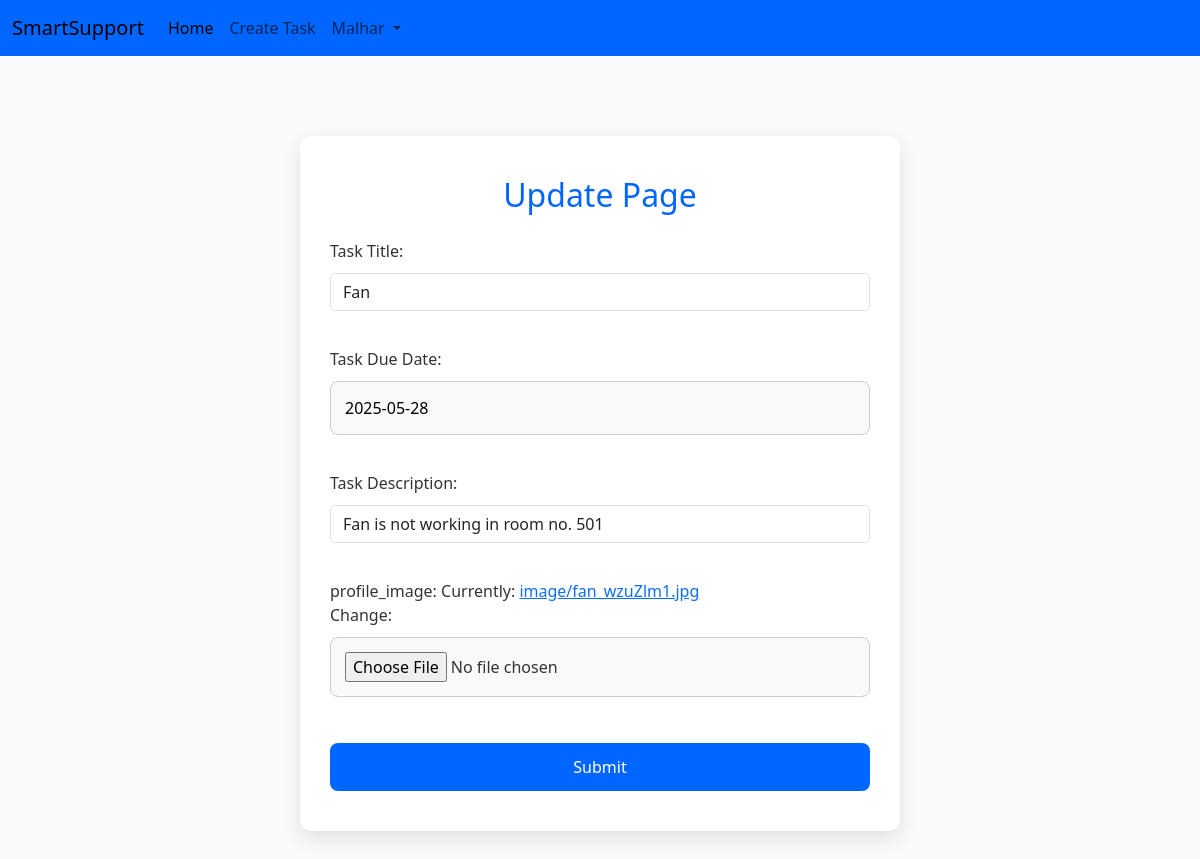
The app's page /updatetask/32 (signed in) with its own data.
### myapp/models.py (models this page shows)
class TaskDetail(models.Model):
    TASK_TITLE=models.CharField(max_length=100)
    TASK_CREATED=models.ForeignKey(User,related_name='CREATED_BY',on_delete=models.CASCADE,null=True)
    TASK_CLOSED=models.ForeignKey(User,related_name='CLOSED_BY',on_delete=models.CASCADE,null=True)
    TASK_CREATED_ON=models.DateField(auto_now_add=True,null=True)
    TASK_CLOSED_ON=models.DateField(null=True)
    TASK_DUE_DATE=models.DateField()
    TASK_DESCRIPTION=models.CharField(max_length=300)
    choice=[('Open','Open'),('Inprocess','Inprocess'),('Closed','Closed'),('Reopen','Reopen'),('Expired','Expired'),('Resolved','Resolved')]
    TASK_STATUS=models.CharField(max_length=100,choices=choice,default='Open')
    TASK_HOLDER=models.CharField(max_length=100,null=True)
    profile_image= models.ImageField(null=True,blank=True,upload_to="image/")

### myapp/views.py (the view)
# urls.py: path('updatetask/<int:pk>', views.updatetask,name='updatetask'),
def updatetask(request,pk):
    if request.user.is_authenticated:
        TaskDatas=TaskDetail.objects.get(id=pk)
        form=TaskDetailForm(request.POST or None,request.FILES or None,instance=TaskDatas)
        if form.is_valid():
            form.save()
            messages.success(request,"Task Updated succesfully.....")
            return redirect('base')
        return render(request,'Updatetask.html',{'form':form})
    else:
       messages.success(request,"You must have to login to update task!")
       return redirect('login')

### myapp/forms.py
class TaskDetailForm(forms.ModelForm):
    TASK_TITLE=forms.CharField(label='Task Title',widget=forms.TextInput(attrs={'class':'form-control'}))
    TASK_DUE_DATE=forms.DateField(label='Task Due Date')
    TASK_DESCRIPTION=forms.CharField(label='Task Description',widget=forms.TextInput(attrs={'class':'form-control'}))
    profile_image=forms.ImageField(label="profile_image")
    class Meta:
        model=TaskDetail
        fields=('TASK_TITLE','TASK_DUE_DATE','TASK_DESCRIPTION','profile_image')

### myapp/TEMPLATES/Updatetask.html (shortened to what this page needs)
{% extends 'Base.html' %}
{% block content %}
<div class="update-container">
    <h1>Update Page</h1>
    <form action="" method="post" enctype="multipart/form-data">
        {{ form.as_p }}
        <button type="submit">Submit</button>
    </form>
</div>
{% endblock %}

### myapp/TEMPLATES/Navbar.html (shortened to what this page needs)
<nav class="navbar navbar-expand-lg" style="background-color: #0066ff;">
    <div class="container-fluid">
      <a class="navbar-brand" href="#">SmartSupport</a>
      <div class="collapse navbar-collapse" id="navbarSupportedContent">
        <ul class="navbar-nav me-auto mb-2 mb-lg-0">
          <li class="nav-item">
            <a class="nav-link active" aria-current="page" href="{% url 'base' %}">Home</a>
          </li>
          {% if not request.user.is_authenticated %}
            <li class="nav-item">
              <a class="nav-link" href="{% url 'login' %}">Login</a>
            </li>
            <li class="nav-item">
              <a class="nav-link" href="{% url 'register' %}">Register</a>
            </li>
          {% else %}
            <li class="nav-item">
              <a class="nav-link" href="{% url 'taskdetails' %}">Create Task</a>
            </li>
            <li class="nav-item dropdown">
              <a class="nav-link dropdown-toggle" href="#" role="button" data-bs-toggle="dropdown" aria-expanded="false">
                {{ request.user.username|capfirst }}
              </a>
            </li>
          {% endif %}
        </ul>
      </div>
    </div>
  </nav>

### myapp/TEMPLATES/Updatetask.html (style rules this page uses)
:root { --primary-color: #0066ff; --primary-hover: #0052cc; --primary-active: #0041a3; --background: #f9fafb; --form-bg: #ffffff; --input-border: #ccc; --input-bg: #f9f9f9; --text-color: #333; }
body { background-color: var(--background); font-family: 'Poppins', 'Segoe UI', Tahoma, Geneva, Verdana, sans-serif; color: var(--text-color); }
.update-container { max-width: 600px; margin: 80px auto; padding: 40px 30px; background-color: var(--form-bg); border-radius: 12px; box-shadow: 0 8px 20px rgba(0, 0, 0, 0.1); animation: fadeIn 0.6s ease; }
.update-container h1 { text-align: center; margin-bottom: 25px; color: var(--primary-color); font-size: 2rem; }
form { display: flex; flex-direction: column; }
form input, form select, form textarea { width: 100%; padding: 14px; margin: 10px 0 20px 0; font-size: 1rem; border: 1px solid var(--input-border); border-radius: 8px; background-color: var(--input-bg); transition: all 0.3s ease; }
button[type="submit"] { padding: 12px; font-size: 1rem; background-color: var(--primary-color); color: white; border: none; border-radius: 8px; cursor: pointer; transition: background-color 0.3s ease, transform 0.2s ease; width: 100%; margin-top: 10px; }

### records on screen
TaskDetail: TASK_TITLE "Fan", TASK_DUE_DATE "2025-05-28", TASK_DESCRIPTION "Fan is not working in room no. 501"

### other values on screen
{{ request.user.username|capfirst }} "Malhar"
